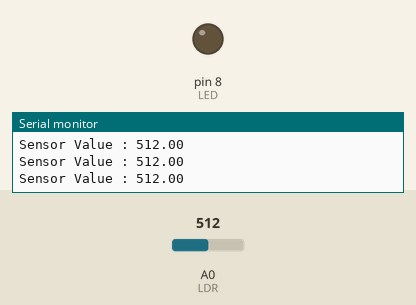
This sketch was run on a simulated Arduino Uno, built with avr-gcc and run on an emulated ATmega328P. Shown: output pins drawn as LEDs (lit = HIGH), the last lines printed to the serial monitor. The inputs (shaded band) are chosen by the test bench; at power-on: A0 (LDR) = 512.

Above: at 1.2 s.
1.3 s: A0 (LDR) set to 982
2.8 s: A0 (LDR) set to 1012
At 3.3 s:
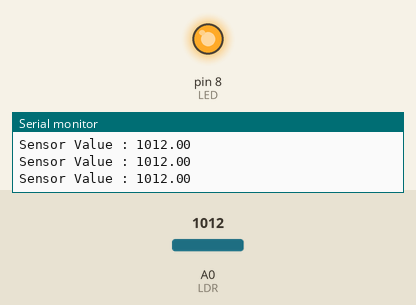
Timing chart, 0 to 5.8 s (numbered marks = the images above; inputs shaded):
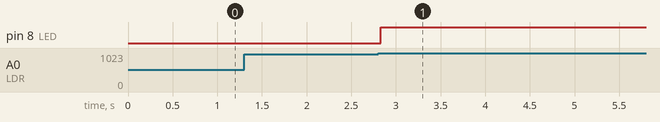

Measured:
- the behaviour switches between 1000 and 1001 on A0 (LDR) (found by bisection; images 0 and 1)
- after the input at 2.8 s, pin 8 (LED): LOW → HIGH at once

The sketch:

sketch_mar28a.ino
```cpp
/*
  Written by: Nelson Kimaro
  BSC Electronics Science and Communications (UDSM - CoICT)
  March 28, 2021
*/

int LDR = A0; //using analog pin A0 for LDR
int LED = 8; //using digital pin 8 for LED

//configuration codes (code that run only once)
void setup() {

  //initializing the serial monitor with 9600 baudrate
  Serial.begin(9600);

  //setting LDR analog pin as INPUT
  pinMode(LDR, INPUT);

  //setting LED digital pin as OUTPUT
  pinMode(LED, OUTPUT);

}

//all time running method (code that run repeatedly)
void loop() {

  float sensorValue = analogRead(LDR); //getting the values of the LDR from the analog pin whenever there is a change

  //printing the values on the serial monitor
  Serial.print("Sensor Value : ");
  Serial.println(sensorValue);

  //controlling the LED lighting
  if(sensorValue > 1000){
    digitalWrite(LED, HIGH); //switching ON the light
  }else{
    digitalWrite(LED, LOW); //switching OFF the light
  }

}
```
